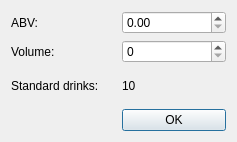
<?xml version="1.0" encoding="UTF-8"?>
<ui version="4.0">
 <class>stdDrinkDialog</class>
 <widget class="QDialog" name="stdDrinkDialog">
  <property name="geometry">
   <rect>
    <x>0</x>
    <y>0</y>
    <width>237</width>
    <height>142</height>
   </rect>
  </property>
  <property name="windowTitle">
   <string>Calculate Std. Drinks</string>
  </property>
  <layout class="QGridLayout" name="gridLayout">
   <item row="1" column="0">
    <widget class="QLabel" name="volumeLabel">
     <property name="text">
      <string>Volume:</string>
     </property>
    </widget>
   </item>
   <item row="0" column="0">
    <widget class="QLabel" name="abvInputLabel">
     <property name="text">
      <string>ABV:</string>
     </property>
    </widget>
   </item>
   <item row="2" column="0">
    <widget class="QLabel" name="standardDrinksLabel">
     <property name="text">
      <string>Standard drinks:</string>
     </property>
    </widget>
   </item>
   <item row="0" column="1">
    <widget class="QDoubleSpinBox" name="abvInput"/>
   </item>
   <item row="2" column="1">
    <widget class="QLabel" name="standardDrinksOutput">
     <property name="text">
      <string>10</string>
     </property>
    </widget>
   </item>
   <item row="1" column="1">
    <widget class="QSpinBox" name="volumeInput"/>
   </item>
   <item row="3" column="1">
    <widget class="QPushButton" name="stdDrinkCalcOkButton">
     <property name="text">
      <string>OK</string>
     </property>
    </widget>
   </item>
  </layout>
 </widget>
 <resources/>
 <connections/>
</ui>
